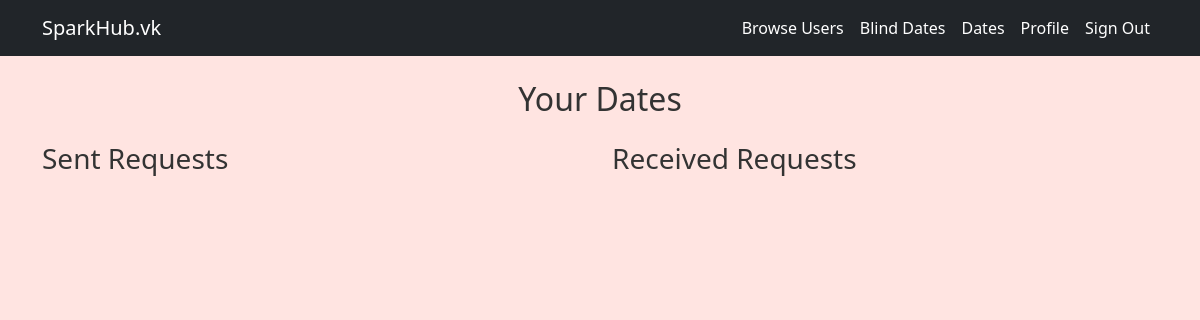
/dates (signed in), run on an earlier commit of the app's database.
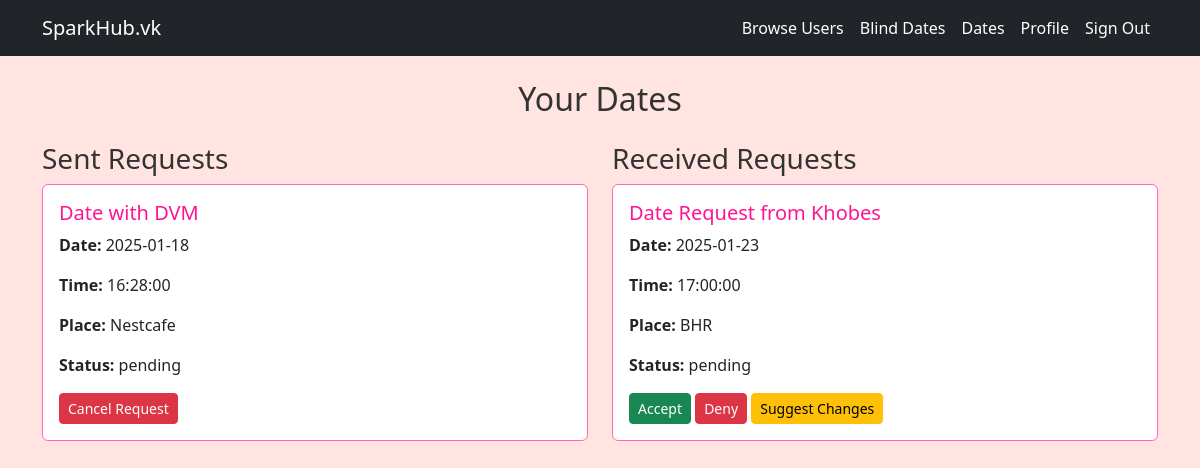
And on a later commit of the database.
### app.py (models this page shows)
class DateRequest(db.Model):
    id = db.Column(db.Integer, primary_key=True)
    sender_id = db.Column(db.Integer, db.ForeignKey('user.id'), nullable=False)
    receiver_id = db.Column(db.Integer, db.ForeignKey('user.id'), nullable=False)
    date = db.Column(db.Date, nullable=False)
    time = db.Column(db.Time, nullable=False)
    place = db.Column(db.String(255), nullable=False)
    status = db.Column(db.String(20), default='pending')  # pending, accepted, denied, altered
    parent_request_id = db.Column(db.Integer, db.ForeignKey('date_request.id'))
    sender = db.relationship('User', foreign_keys=[sender_id], backref='sent_requests')
    receiver = db.relationship('User', foreign_keys=[receiver_id], backref='received_requests')
    parent_request = db.relationship('DateRequest', remote_side=[id], backref='child_requests')

class User(db.Model):
    id = db.Column(db.Integer, primary_key=True)
    email = db.Column(db.String(120), unique=True, nullable=False)
    password = db.Column(db.String(255), nullable=False)
    name = db.Column(db.String(100), nullable=False)
    gender = db.Column(db.String(20), nullable=False)
    branch = db.Column(db.String(50), nullable=False)
    year = db.Column(db.Integer, nullable=False)
    hobbies = db.Column(db.String(255))
    bio = db.Column(db.Text)
    image = db.Column(db.String(255))
    previous_relationships = db.Column(db.Integer, default=0)
    previous_dates = db.Column(db.Integer, default=0)
    insta_id = db.Column(db.String(100))
    pet_preference = db.Column(db.String(50))
    sleep_schedule = db.Column(db.String(50))
    life_approach = db.Column(db.String(50))
    personality_type = db.Column(db.String(50))
    beverage_preference = db.Column(db.String(50))
    ideal_weekend = db.Column(db.String(50))
    vacation_style = db.Column(db.String(50))
    music_taste = db.Column(db.String(50))
    sunday_activity = db.Column(db.String(50))
    love_language = db.Column(db.String(50))
    planning_style = db.Column(db.String(50))
    dream_date = db.Column(db.String(50))
    living_preference = db.Column(db.String(50))
    communication_style = db.Column(db.String(50))
    motivation_factor = db.Column(db.String(50))

### app.py (the view)
@app.route('/dates')
def dates():
    if 'user_id' not in session:
        return redirect(url_for('signin'))
    user_id = session['user_id']
    sent_requests = DateRequest.query.filter_by(sender_id=user_id).all()
    received_requests = DateRequest.query.filter_by(receiver_id=user_id).all()
    return render_template('dates.html', sent_requests=sent_requests, received_requests=received_requests)

### templates/dates.html (shortened to what this page needs)
{% extends "base.html" %}
{% block content %}
<h2 class="text-center mb-4">Your Dates</h2>
<div class="row">
    <div class="col-md-6">
        <h3>Sent Requests</h3>
        {% for request in sent_requests %}
            <div class="card mb-3">
                <div class="card-body">
                    <h5 class="card-title">Date with {{ request.receiver.name }}</h5>
                    <p class="card-text"><strong>Date:</strong> {{ request.date }}</p>
                    <p class="card-text"><strong>Time:</strong> {{ request.time }}</p>
                    <p class="card-text"><strong>Place:</strong> {{ request.place }}</p>
                    <p class="card-text"><strong>Status:</strong> {{ request.status }}</p>
                    {% if request.status == 'pending' or request.status == 'altered' %}
                        <button class="btn btn-danger btn-sm cancel-request" data-request-id="{{ request.id }}">Cancel Request</button>
                    {% endif %}
                </div>
            </div>
        {% endfor %}
    </div>
    <div class="col-md-6">
        <h3>Received Requests</h3>
        {% for request in received_requests %}
            <div class="card mb-3">
                <div class="card-body">
                    <h5 class="card-title">Date Request from {{ request.sender.name }}</h5>
                    <p class="card-text"><strong>Date:</strong> {{ request.date }}</p>
                    <p class="card-text"><strong>Time:</strong> {{ request.time }}</p>
                    <p class="card-text"><strong>Place:</strong> {{ request.place }}</p>
                    <p class="card-text"><strong>Status:</strong> {{ request.status }}</p>
                    {% if request.status == 'pending' %}
                        <button class="btn btn-success btn-sm accept-request" data-request-id="{{ request.id }}">Accept</button>
                        <button class="btn btn-danger btn-sm deny-request" data-request-id="{{ request.id }}">Deny</button>
                        <button class="btn btn-warning btn-sm alter-request" data-request-id="{{ request.id }}">Suggest Changes</button>
                    {% endif %}
                </div>
            </div>
        {% endfor %}
    </div>
</div>
{% endblock %}

### templates/base.html (shortened to what this page needs)
<!DOCTYPE html>
<html lang="en">
<head>
    <link href="https://cdn.jsdelivr.net/npm/bootstrap@5.3.0-alpha1/dist/css/bootstrap.min.css" rel="stylesheet">
    <link rel="stylesheet" href="{{ url_for('static', filename='css/style.css') }}">
</head>
<body>
    <nav class="navbar navbar-expand-lg navbar-dark bg-dark">
        <div class="container">
            <a class="navbar-brand" href="{{ url_for('home') }}">SparkHub.vk</a>
            <div class="collapse navbar-collapse" id="navbarNav">
                <ul class="navbar-nav ms-auto">
                    {% if 'user_id' in session %}
                        <li class="nav-item">
                            <a class="nav-link" href="{{ url_for('users') }}">Browse Users</a>
                        </li>
                        <li class="nav-item">
                            <a class="nav-link" href="{{ url_for('blind_dates') }}">Blind Dates</a>
                        </li>
                        <li class="nav-item">
                            <a class="nav-link" href="{{ url_for('dates') }}">Dates</a>
                        </li>
                        <li class="nav-item">
                            <a class="nav-link" href="{{ url_for('profile') }}">Profile</a>
                        </li>
                        <li class="nav-item">
                            <a class="nav-link" href="{{ url_for('signout') }}">Sign Out</a>
                        </li>
                    {% endif %}
                </ul>
            </div>
        </div>
    </nav>
    <div class="container mt-4">
        {% block content %}{% endblock %}
    </div>
</body>
</html>

### static/css/style.css (style rules this page uses)
body { background-color: #FFE4E1; color: #333; }
.navbar { background-color: #FF69B4; }
.navbar-brand, .nav-link { color: #fff !important; }
.card { border-color: #FF69B4; }
.card-title { color: #FF1493; }

What changed in the data, as far as the page shows it:
now on this page (row edited): DateRequest: receiver.name "DVM", date "2025-01-18", time "16:28:00", place "Nestcafe", status "pending", shown under "Sent Requests"
now on this page (row edited): DateRequest: sender.name "Khobes", date "2025-01-23", time "17:00:00", place "BHR", status "pending", shown under "Received Requests"
